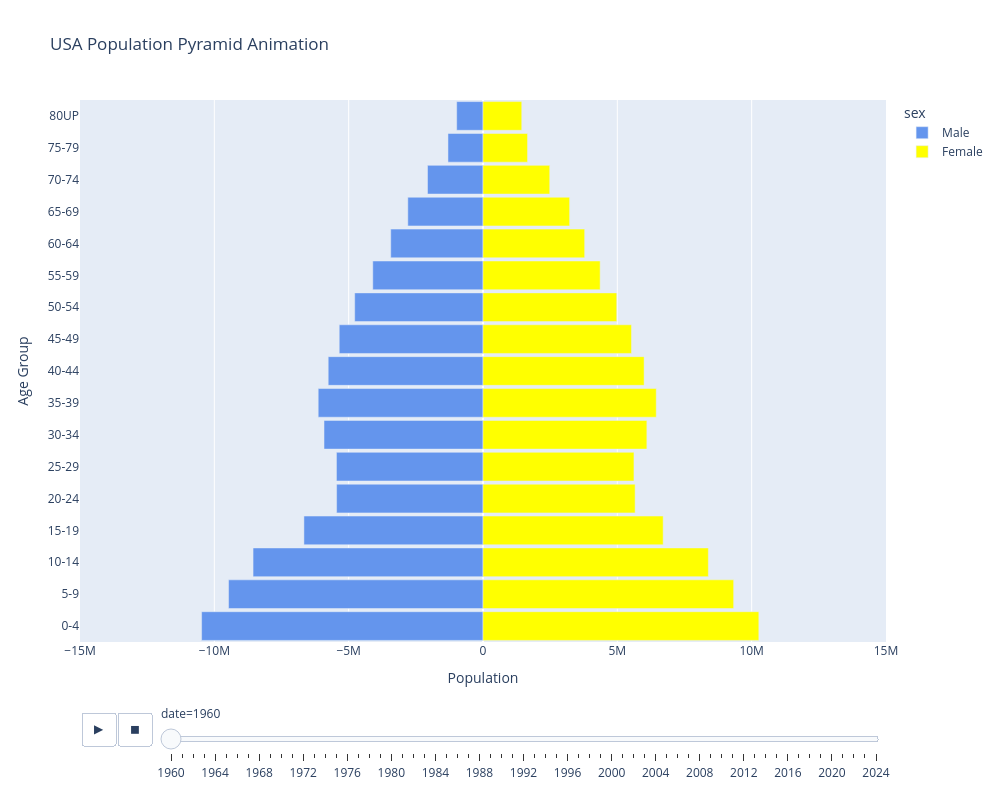

The notebook cell saved with this chart:
### Code cell
import plotly.express as px

def plot_pyramid_slider(df):
    """
    Creates an animated population pyramid for the USA (1960-Today).
    """
    # 1. Prepare the Data
    # Reset index of dataframe so we can access 'date' and 'country' as normal columns
    df_clean = df.reset_index()
    
    # Sort by Date Ascending (1960 -> 2021)
    df_clean['date'] = df_clean['date'].astype(int)
    df_clean = df_clean.sort_values("date", ascending=True)
    
    # 2. "Melt" the Data
    df_long = df_clean.melt(
        id_vars=['date', 'country'], 
        var_name='group', 
        value_name='count'
    )
    
    # Split "Male 0-4" into two columns: "Male" and "0-4"
    df_long[['sex', 'age']] = df_long['group'].str.split(' ', n=1, expand=True)
    
    # 3. The Negative Trick (for the Left side)
    df_long['population'] = df_long.apply(
        lambda row: -row['count'] if row['sex'] == 'Male' else row['count'], 
        axis=1
    )
    
    # 4. Define Age Order
    # Forces the graph to stack 0-4 at bottom, 80+ at top
    age_order = [
        "0-4", "5-9", "10-14", "15-19", "20-24", "25-29", "30-34",
        "35-39", "40-44", "45-49", "50-54", "55-59", "60-64", 
        "65-69", "70-74", "75-79", "80UP"
    ]
    
    # 5. Draw the Animation
    fig = px.bar(
        df_long,
        y="age",
        x="population",
        color="sex",
        animation_frame="date",      
        orientation='h',
        range_x=[-15_000_000, 15_000_000], # Locks the camera so bars don't jump
        category_orders={"age": age_order[::-1]},
        title="USA Population Pyramid Animation",
        color_discrete_map={'Male': 'cornflowerblue', 'Female': 'yellow'},
        height=800, 
        width=1000
    )
    
    # OPtional clean up labels
    fig.update_layout(
        xaxis_title="Population",
        yaxis_title="Age Group",
        bargap=0.1
    )
    
    fig.show()

# Use the function
plot_pyramid_slider(usa_data)

### Figure 1 — Plotly figure (JSON) as saved in the notebook; plotly's stock layout.template omitted (floating-point values rounded to 4 significant figures)
{"data": [{"hovertemplate": "sex=Male<br>date=1960<br>population=%{x}<br>age=%{y}<extra></extra>", "legendgroup": "Male", "marker": {"color": "cornflowerblue", "pattern": {"shape": ""}}, "name": "Male", "orientation": "h", "showlegend": true, "textposition": "auto", "type": "bar", "x": [-10470000.0, -9470000.0, -8559000.0, -6666000.0, -5449000.0, -5455000.0, -5918000.0, -6134000.0, -5762000.0, -5351000.0, -4776000.0, -4102000.0, -3435000.0, -2798000.0, -2065000.0, -1303000.0, -979800.0], "xaxis": "x", "y": ["0-4", "5-9", "10-14", "15-19", "20-24", "25-29", "30-34", "35-39", "40-44", "45-49", "50-54", "55-59", "60-64", "65-69", "70-74", "75-79", "80UP"], "yaxis": "y"}, {"hovertemplate": "sex=Female<br>date=1960<br>population=%{x}<br>age=%{y}<extra></extra>", "legendgroup": "Female", "marker": {"color": "yellow", "pattern": {"shape": ""}}, "name": "Female", "orientation": "h", "showlegend": true, "textposition": "auto", "type": "bar", "x": [10270000.0, 9330000.0, 8389000.0, 6706000.0, 5662000.0, 5619000.0, 6099000.0, 6449000.0, 5997000.0, 5527000.0, 4978000.0, 4361000.0, 3784000.0, 3224000.0, 2484000.0, 1658000.0, 1442000.0], "xaxis": "x", "y": ["0-4", "5-9", "10-14", "15-19", "20-24", "25-29", "30-34", "35-39", "40-44", "45-49", "50-54", "55-59", "60-64", "65-69", "70-74", "75-79", "80UP"], "yaxis": "y"}], "layout": {"bargap": 0.1, "barmode": "relative", "height": 800, "legend": {"title": {"text": "sex"}, "tracegroupgap": 0}, "sliders": [{"active": 0, "currentvalue": {"prefix": "date="}, "len": 0.9, "pad": {"b": 10, "t": 60}, "steps": [{"args": [["1960"], {"frame": {"duration": 0, "redraw": true}, "fromcurrent": true, "mode": "immediate", "transition": {"duration": 0, "easing": "linear"}}], "label": "1960", "method": "animate"}, {"args": [["1961"], {"frame": {"duration": 0, "redraw": true}, "fromcurrent": true, "mode": "immediate", "transition": {"duration": 0, "easing": "linear"}}], "label": "1961", "method": "animate"}, {"args": [["1962"], {"frame": {"duration": 0, "redraw": true}, "fromcurrent": true, "mode": "immediate", "transition": {"duration": 0, "easing": "linear"}}], "label": "1962", "method": "animate"}, {"args": [["1963"], {"frame": {"duration": 0, "redraw": true}, "fromcurrent": true, "mode": "immediate", "transition": {"duration": 0, "easing": "linear"}}], "label": "1963", "method": "animate"}, {"args": [["1964"], {"frame": {"duration": 0, "redraw": true}, "fromcurrent": true, "mode": "immediate", "transition": {"duration": 0, "easing": "linear"}}], "label": "1964", "method": "animate"}, {"args": [["1965"], {"frame": {"duration": 0, "redraw": true}, "fromcurrent": true, "mode": "immediate", "transition": {"duration": 0, "easing": "linear"}}], "label": "1965", "method": "animate"}, {"args": [["1966"], {"frame": {"duration": 0, "redraw": true}, "fromcurrent": true, "mode": "immediate", "transition": {"duration": 0, "easing": "linear"}}], "label": "1966", "method": "animate"}, {"args": [["1967"], {"frame": {"duration": 0, "redraw": true}, "fromcurrent": true, "mode": "immediate", "transition": {"duration": 0, "easing": "linear"}}], "label": "1967", "method": "animate"}, {"args": [["1968"], {"frame": {"duration": 0, "redraw": true}, "fromcurrent": true, "mode": "immediate", "transition": {"duration": 0, "easing": "linear"}}], "label": "1968", "method": "animate"}, {"args": [["1969"], {"frame": {"duration": 0, "redraw": true}, "fromcurrent": true, "mode": "immediate", "transition": {"duration": 0, "easing": "linear"}}], "label": "1969", "method": "animate"}, {"args": [["1970"], {"frame": {"duration": 0, "redraw": true}, "fromcurrent": true, "mode": "immediate", "transition": {"duration": 0, "easing": "linear"}}], "label": "1970", "method": "animate"}, {"args": [["1971"], {"frame": {"duration": 0, "redraw": true}, "fromcurrent": true, "mode": "immediate", "transition": {"duration": 0, "easing": "linear"}}], "label": "1971", "method": "animate"}, {"args": [["1972"], {"frame": {"duration": 0, "redraw": true}, "fromcurrent": true, "mode": "immediate", "transition": {"duration": 0, "easing": "linear"}}], "label": "1972", "method": "animate"}, {"args": [["1973"], {"frame": {"duration": 0, "redraw": true}, "fromcurrent": true, "mode": "immediate", "transition": {"duration": 0, "easing": "linear"}}], "label": "1973", "method": "animate"}, {"args": [["1974"], {"frame": {"duration": 0, "redraw": true}, "fromcurrent": true, "mode": "immediate", "transition": {"duration": 0, "easing": "linear"}}], "label": "1974", "method": "animate"}, {"args": [["1975"], {"frame": {"duration": 0, "redraw": true}, "fromcurrent": true, "mode": "immediate", "transition": {"duration": 0, "easing": "linear"}}], "label": "1975", "method": "animate"}, {"args": [["1976"], {"frame": {"duration": 0, "redraw": true}, "fromcurrent": true, "mode": "immediate", "transition": {"duration": 0, "easing": "linear"}}], "label": "1976", "method": "animate"}, {"args": [["1977"], {"frame": {"duration": 0, "redraw": true}, "fromcurrent": true, "mode": "immediate", "transition": {"duration": 0, "easing": "linear"}}], "label": "1977", "method": "animate"}, {"args": [["1978"], {"frame": {"duration": 0, "redraw": true}, "fromcurrent": true, "mode": "immediate", "transition": {"duration": 0, "easing": "linear"}}], "label": "1978", "method": "animate"}, {"args": [["1979"], {"frame": {"duration": 0, "redraw": true}, "fromcurrent": true, "mode": "immediate", "transition": {"duration": 0, "easing": "linear"}}], "label": "1979", "method": "animate"}, {"args": [["1980"], {"frame": {"duration": 0, "redraw": true}, "fromcurrent": true, "mode": "immediate", "transition": {"duration": 0, "easing": "linear"}}], "label": "1980", "method": "animate"}, {"args": [["1981"], {"frame": {"duration": 0, "redraw": true}, "fromcurrent": true, "mode": "immediate", "transition": {"duration": 0, "easing": "linear"}}], "label": "1981", "method": "animate"}, {"args": [["1982"], {"frame": {"duration": 0, "redraw": true}, "fromcurrent": true, "mode": "immediate", "transition": {"duration": 0, "easing": "linear"}}], "label": "1982", "method": "animate"}, {"args": [["1983"], {"frame": {"duration": 0, "redraw": true}, "fromcurrent": true, "mode": "immediate", "transition": {"duration": 0, "easing": "linear"}}], "label": "1983", "method": "animate"}, {"args": [["1984"], {"frame": {"duration": 0, "redraw": true}, "fromcurrent": true, "mode": "immediate", "transition": {"duration": 0, "easing": "linear"}}], "label": "1984", "method": "animate"}, {"args": [["1985"], {"frame": {"duration": 0, "redraw": true}, "fromcurrent": true, "mode": "immediate", "transition": {"duration": 0, "easing": "linear"}}], "label": "1985", "method": "animate"}, {"args": [["1986"], {"frame": {"duration": 0, "redraw": true}, "fromcurrent": true, "mode": "immediate", "transition": {"duration": 0, "easing": "linear"}}], "label": "1986", "method": "animate"}, {"args": [["1987"], {"frame": {"duration": 0, "redraw": true}, "fromcurrent": true, "mode": "immediate", "transition": {"duration": 0, "easing": "linear"}}], "label": "1987", "method": "animate"}, {"args": [["1988"], {"frame": {"duration": 0, "redraw": true}, "fromcurrent": true, "mode": "immediate", "transition": {"duration": 0, "easing": "linear"}}], "label": "1988", "method": "animate"}, {"args": [["1989"], {"frame": {"duration": 0, "redraw": true}, "fromcurrent": true, "mode": "immediate", "transition": {"duration": 0, "easing": "linear"}}], "label": "1989", "method": "animate"}, {"args": [["1990"], {"frame": {"duration": 0, "redraw": true}, "fromcurrent": true, "mode": "immediate", "transition": {"duration": 0, "easing": "linear"}}], "label": "1990", "method": "animate"}, {"args": [["1991"], {"frame": {"duration": 0, "redraw": true}, "fromcurrent": true, "mode": "immediate", "transition": {"duration": 0, "easing": "linear"}}], "label": "1991", "method": "animate"}, {"args": [["1992"], {"frame": {"duration": 0, "redraw": true}, "fromcurrent": true, "mode": "immediate", "transition": {"duration": 0, "easing": "linear"}}], "label": "1992", "method": "animate"}, {"args": [["1993"], {"frame": {"duration": 0, "redraw": true}, "fromcurrent": true, "mode": "immediate", "transition": {"duration": 0, "easing": "linear"}}], "label": "1993", "method": "animate"}, {"args": [["1994"], {"frame": {"duration": 0, "redraw": true}, "fromcurrent": true, "mode": "immediate", "transition": {"duration": 0, "easing": "linear"}}], "label": "1994", "method": "animate"}, {"args": [["1995"], {"frame": {"duration": 0, "redraw": true}, "fromcurrent": true, "mode": "immediate", "transition": {"duration": 0, "easing": "linear"}}], "label": "1995", "method": "animate"}, {"args": [["1996"], {"frame": {"duration": 0, "redraw": true}, "fromcurrent": true, "mode": "immediate", "transition": {"duration": 0, "easing": "linear"}}], "label": "1996", "method": "animate"}, {"args": [["1997"], {"frame": {"duration": 0, "redraw": true}, "fromcurrent": true, "mode": "immediate", "transition": {"duration": 0, "easing": "linear"}}], "label": "1997", "method": "animate"}, {"args": [["1998"], {"frame": {"duration": 0, "redraw": true}, "fromcurrent": true, "mode": "immediate", "transition": {"duration": 0, "easing": "linear"}}], "label": "1998", "method": "animate"}, {"args": [["1999"], {"frame": {"duration": 0, "redraw": true}, "fromcurrent": true, "mode": "immediate", "transition": {"duration": 0, "easing": "linear"}}], "label": "1999", "method": "animate"}, {"args": [["2000"], {"frame": {"duration": 0, "redraw": true}, "fromcurrent": true, "mode": "immediate", "transition": {"duration": 0, "easing": "linear"}}], "label": "2000", "method": "animate"}, {"args": [["2001"], {"frame": {"duration": 0, "redraw": true}, "fromcurrent": true, "mode": "immediate", "transition": {"duration": 0, "easing": "linear"}}], "label": "2001", "method": "animate"}, {"args": [["2002"], {"frame": {"duration": 0, "redraw": true}, "fromcurrent": true, "mode": "immediate", "transition": {"duration": 0, "easing": "linear"}}], "label": "2002", "method": "animate"}, {"args": [["2003"], {"frame": {"duration": 0, "redraw": true}, "fromcurrent": true, "mode": "immediate", "transition": {"duration": 0, "easing": "linear"}}], "label": "2003", "method": "animate"}, {"args": [["2004"], {"frame": {"duration": 0, "redraw": true}, "fromcurrent": true, "mode": "immediate", "transition": {"duration": 0, "easing": "linear"}}], "label": "2004", "method": "animate"}, {"args": [["2005"], {"frame": {"duration": 0, "redraw": true}, "fromcurrent": true, "mode": "immediate", "transition": {"duration": 0, "easing": "linear"}}], "label": "2005", "method": "animate"}, {"args": [["2006"], {"frame": {"duration": 0, "redraw": true}, "fromcurrent": true, "mode": "immediate", "transition": {"duration": 0, "easing": "linear"}}], "label": "2006", "method": "animate"}, {"args": [["2007"], {"frame": {"duration": 0, "redraw": true}, "fromcurrent": true, "mode": "immediate", "transition": {"duration": 0, "easing": "linear"}}], "label": "2007", "method": "animate"}, {"args": [["2008"], {"frame": {"duration": 0, "redraw": true}, "fromcurrent": true, "mode": "immediate", "transition": {"duration": 0, "easing": "linear"}}], "label": "2008", "method": "animate"}, {"args": [["2009"], {"frame": {"duration": 0, "redraw": true}, "fromcurrent": true, "mode": "immediate", "transition": {"duration": 0, "easing": "linear"}}], "label": "2009", "method": "animate"}, {"args": [["2010"], {"frame": {"duration": 0, "redraw": true}, "fromcurrent": true, "mode": "immediate", "transition": {"duration": 0, "easing": "linear"}}], "label": "2010", "method": "animate"}, {"args": [["2011"], {"frame": {"duration": 0, "redraw": true}, "fromcurrent": true, "mode": "immediate", "transition": {"duration": 0, "easing": "linear"}}], "label": "2011", "method": "animate"}, {"args": [["2012"], {"frame": {"duration": 0, "redraw": true}, "fromcurrent": true, "mode": "immediate", "transition": {"duration": 0, "easing": "linear"}}], "label": "2012", "method": "animate"}, {"args": [["2013"], {"frame": {"duration": 0, "redraw": true}, "fromcurrent": true, "mode": "immediate", "transition": {"duration": 0, "easing": "linear"}}], "label": "2013", "method": "animate"}, {"args": [["2014"], {"frame": {"duration": 0, "redraw": true}, "fromcurrent": true, "mode": "immediate", "transition": {"duration": 0, "easing": "linear"}}], "label": "2014", "method": "animate"}, {"args": [["2015"], {"frame": {"duration": 0, "redraw": true}, "fromcurrent": true, "mode": "immediate", "transition": {"duration": 0, "easing": "linear"}}], "label": "2015", "method": "animate"}, {"args": [["2016"], {"frame": {"duration": 0, "redraw": true}, "fromcurrent": true, "mode": "immediate", "transition": {"duration": 0, "easing": "linear"}}], "label": "2016", "method": "animate"}, {"args": [["2017"], {"frame": {"duration": 0, "redraw": true}, "fromcurrent": true, "mode": "immediate", "transition": {"duration": 0, "easing": "linear"}}], "label": "2017", "method": "animate"}, {"args": [["2018"], {"frame": {"duration": 0, "redraw": true}, "fromcurrent": true, "mode": "immediate", "transition": {"duration": 0, "easing": "linear"}}], "label": "2018", "method": "animate"}, {"args": [["2019"], {"frame": {"duration": 0, "redraw": true}, "fromcurrent": true, "mode": "immediate", "transition": {"duration": 0, "easing": "linear"}}], "label": "2019", "method": "animate"}, {"args": [["2020"], {"frame": {"duration": 0, "redraw": true}, "fromcurrent": true, "mode": "immediate", "transition": {"duration": 0, "easing": "linear"}}], "label": "2020", "method": "animate"}, {"args": [["2021"], {"frame": {"duration": 0, "redraw": true}, "fromcurrent": true, "mode": "immediate", "transition": {"duration": 0, "easing": "linear"}}], "label": "2021", "method": "animate"}, {"args": [["2022"], {"frame": {"duration": 0, "redraw": true}, "fromcurrent": true, "mode": "immediate", "transition": {"duration": 0, "easing": "linear"}}], "label": "2022", "method": "animate"}, {"args": [["2023"], {"frame": {"duration": 0, "redraw": true}, "fromcurrent": true, "mode": "immediate", "transition": {"duration": 0, "easing": "linear"}}], "label": "2023", "method": "animate"}, {"args": [["2024"], {"frame": {"duration": 0, "redraw": true}, "fromcurrent": true, "mode": "immediate", "transition": {"duration": 0, "easing": "linear"}}], "label": "2024", "method": "animate"}], "x": 0.1, "xanchor": "left", "y": 0, "yanchor": "top"}], "title": {"text": "USA Population Pyramid Animation"}, "updatemenus": [{"buttons": [{"args": [null, {"frame": {"duration": 500, "redraw": true}, "fromcurrent": true, "mode": "immediate", "transition": {"duration": 500, "easing": "linear"}}], "label": "&#9654;", "method": "animate"}, {"args": [[null], {"frame": {"duration": 0, "redraw": true}, "fromcurrent": true, "mode": "immediate", "transition": {"duration": 0, "easing": "linear"}}], "label": "&#9724;", "method": "animate"}], "direction": "left", "pad": {"r": 10, "t": 70}, "showactive": false, "type": "buttons", "x": 0.1, "xanchor": "right", "y": 0, "yanchor": "top"}], "width": 1000, "xaxis": {"anchor": "y", "domain": [0, 1], "range": [-15000000, 15000000], "title": {"text": "Population"}}, "yaxis": {"anchor": "x", "categoryarray": ["0-4", "5-9", "10-14", "15-19", "20-24", "25-29", "30-34", "35-39", "40-44", "45-49", "50-54", "55-59", "60-64", "65-69", "70-74", "75-79", "80UP"], "categoryorder": "array", "domain": [0, 1], "title": {"text": "Age Group"}}}}
